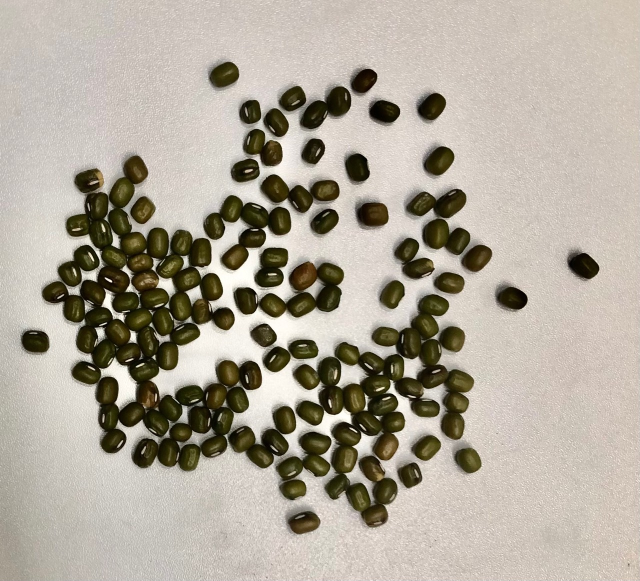
//> input picture HW1/Image/Source/1.png, 1280 x 1162 px (shown at 1/2 size)
$ ./hw2_source_code   (built with g++ and OpenCV 4)
//> lines starting //> are read from the running program, lines starting //| are printed output that depends on the picture; after the words box and inside, x2 and y2 are one past the last pixel; in counts of white or black regions, pixels touching at a corner belong together
#include<opencv2/opencv.hpp>
#include <ppl.h>
#include<time.h>

using namespace std;
using namespace cv;

class LabelImage {
private:
	const string BINARY_FOLDER = "../Image/Binary/", LABELED_FOLDER = "../Image/Labeled/";
	const int MARK_BLACK = -1, MARK_WHITE = 0, EXPAND_MARK = 1;
	Mat _image, _grayImage, _binaryImage, _labelImage;
	int _component;
	string _name;
	vector<int> _labelVector;
	set<int> _labelSet;
	map<int, vector<uchar>> _labelColorMap;
	void (LabelImage::*_labelPixelFunc)(const int&, const int&, int&) = nullptr;

public:
	// 類別初始化
	LabelImage(Mat image, string name) {
		_name = name;
		_image = image;
		_component = 0;
		Initialize();
	}

	// 類別初始化
	void Initialize() {
		int height = _image.rows, width = _image.cols;
		_grayImage = Mat(height, width, CV_8UC1);
		_binaryImage = Mat(height, width, CV_8UC1);
		_labelVector = vector<int>(static_cast<int>(_image.total()));
		_labelImage = Mat(height, width, CV_8UC3);
	}

	// 初始化 labeling 會用到的資料
	void InitLabelingData() {
		uchar* binaryPtr;
		for (int row = 0; row < _binaryImage.rows; ++row) {
			binaryPtr = _binaryImage.ptr<uchar>(row);
			for (int col = 0; col < _binaryImage.cols; ++col) {
				_labelVector.at(LabelVectorIndex(row, col)) = (*binaryPtr++ == 0) ? MARK_BLACK : MARK_WHITE;
			}
		}
		_labelSet.clear();
		_labelImage = Mat(_image.rows, _image.cols, CV_8UC3);
	}

	// 設定灰階化圖像
	void SetGrayScaleImage() {
		const uchar* imagePtr;
		uchar* gray;
		for (int row = 0; row < _image.rows; ++row) {
			imagePtr = _image.ptr<uchar>(row);
			gray = _grayImage.ptr<uchar>(row);
			for (int col = 0; col < _image.cols; ++col) {
				uchar blue = *imagePtr++, green = *imagePtr++, red = *imagePtr++;
				*gray++ = (0.3 * red) + (0.59 * green) + (0.11 * blue);
			}
		}
		//imshow(_name + " gray", _grayImage);
	}

	// 依門檻值設定二值化影像
	void GetBinaryImage(const int& threshold) {
		SetGrayScaleImage();
		const uchar* imagePtr;
		uchar* binary;
		for (int row = 0; row < _grayImage.rows; ++row) {
			imagePtr = _grayImage.ptr<uchar>(row);
			binary = _binaryImage.ptr<uchar>(row);
			for (int col = 0; col < _grayImage.cols; ++col) {
				*binary++ = (*imagePtr++ >= threshold) ? 255 : 0;
			}
		}
		//imshow(_name + "original binary", _binaryImage);
	}

	// 用3x3卷積判斷是否修改鄰近的像素點
	void ConvolutionReconstruct(int row, int col, int value) {
		int labelMark = (value == 0) ? MARK_BLACK : MARK_WHITE;
		for (int neighborRow = -1; neighborRow <= 1; ++neighborRow) {
			for (int neighborCol = -1; neighborCol <= 1; ++neighborCol) {
				int nRow = row + neighborRow, nCol = col + neighborCol;
				if (nRow >= 0 && nRow < _binaryImage.rows && nCol >= 0 && nCol < _binaryImage.cols) {
					if (_labelVector.at(LabelVectorIndex(nRow, nCol)) != labelMark) {
						_binaryImage.at<uchar>(nRow, nCol) = value;
						_labelVector.at(LabelVectorIndex(nRow, nCol)) == EXPAND_MARK;
					}
				}
			}
		}
	}

	// 對二值化圖像膨脹 iteration 次
	void DilationBinaryImage(int iteration) {
		uchar* binaryPtr;
		for (int repeat = 0; repeat < iteration; ++repeat) {
			InitLabelingData();
			for (int row = 0; row < _binaryImage.rows; ++row) {
				binaryPtr = _binaryImage.ptr<uchar>(row);
				for (int col = 0; col < _binaryImage.cols; ++col) {
					if (_labelVector.at(LabelVectorIndex(row, col)) == MARK_BLACK) {
						ConvolutionReconstruct(row, col, 0);
					}
				}
			}
		}
	}

	// 對二值化圖像侵蝕 iteration 次
	void ErosionBinaryImage(int iteration) {
		uchar* binaryPtr;
		for (int repeat = 0; repeat < iteration; ++repeat) {
			InitLabelingData();
			for (int row = 0; row < _binaryImage.rows; ++row) {
				binaryPtr = _binaryImage.ptr<uchar>(row);
				for (int col = 0; col < _binaryImage.cols; ++col) {
					if (_labelVector.at(LabelVectorIndex(row, col)) == MARK_WHITE) {
						ConvolutionReconstruct(row, col, 255);
					}
				}
			}
		}
	}

	// 二值化填洞與去雜訊處理的四種方法
	void ReconstructBinaryImage(const string& restructMode, const int& restructArg1, const int& restructArg2) {
		if (restructMode == "opening") {
			ErosionBinaryImage(restructArg1);
			DilationBinaryImage(restructArg2);
		}
		else if (restructMode == "closing") {
			DilationBinaryImage(restructArg1);
			ErosionBinaryImage(restructArg2);
		}
		else if (restructMode == "dilation") {
			DilationBinaryImage(restructArg1);
		}
		else if (restructMode == "erosion") {
			ErosionBinaryImage(restructArg1);
		}
		imshow(_name + " binary", _binaryImage);
		imwrite(BINARY_FOLDER + _name, _binaryImage);
	}

	// 依 neighborRule 輸出 label 圖像、數量
	void LabelingByNeighbor(int neighborRule) {
		if (neighborRule == 4) _labelPixelFunc = &LabelImage::LabelPixelBy4Neighbor;
		else if (neighborRule == 8) _labelPixelFunc = &LabelImage::LabelPixelBy8Neighbor;
		else {
			cout << "Only support 4 or 8 neighbor." << endl;
			return;
		}
		InitLabelingData();
		int labelNumber = 1;
		for (int row = 0; row < _labelImage.rows; ++row) {
			for (int col = 0; col < _labelImage.cols; ++col) {
				if (_labelVector.at(LabelVectorIndex(row, col)) != 0) {
					(this->*_labelPixelFunc)(row, col, labelNumber);
				}
			}
		}
		_component = _labelSet.size();
		DrawLabel();
		cout << _name << " with " << neighborRule << "-neighbor has " << _component << " objects" << endl;
		imshow(_name + " " + to_string(neighborRule) + "-neighbor labeled", _labelImage);
		imwrite(LABELED_FOLDER + to_string(neighborRule) + "-neighbor_" + _name, _labelImage);
	}

	// 依 4 連通規則設定label相關資料
	void LabelPixelBy4Neighbor(const int& row, const int& col, int& labelNumber) {
		int labelTop, labelLeft;
		labelTop = (row > 0) ? _labelVector.at(LabelVectorIndex(row - 1, col)) : 0;
		labelLeft = (col > 0) ? _labelVector.at(LabelVectorIndex(row, col - 1)) : 0;
		if (labelTop == 0 && labelLeft == 0) {
			_labelVector.at(LabelVectorIndex(row, col)) = labelNumber;
			_labelSet.insert(labelNumber);
			++labelNumber;
		}
		else if (labelTop == 0 && labelLeft > 0) _labelVector.at(LabelVectorIndex(row, col)) = labelLeft;
		else if (labelTop > 0 && labelLeft == 0) _labelVector.at(LabelVectorIndex(row, col)) = labelTop;
		else {
			_labelVector.at(LabelVectorIndex(row, col)) = labelLeft;
			if (labelTop != labelLeft) {
				for (int labelIndex = 0; labelIndex < _binaryImage.rows * _binaryImage.cols; ++labelIndex) {
					if (_labelVector.at(labelIndex) == labelTop) _labelVector.at(labelIndex) = labelLeft;
				}
				_labelSet.erase(labelTop);
			}
		}
	}

	// 依 8 連通規則設定label相關資料
	void LabelPixelBy8Neighbor(const int& row, const int& col, int& labelNumber) {
		vector<int> neighborLabelSet = GetNeighborLabelBy8(row, col);
		if (neighborLabelSet.size() == 0) {
			_labelVector.at(LabelVectorIndex(row, col)) = labelNumber;
			_labelSet.insert(labelNumber);
			labelNumber++;
		}
		else {
			_labelVector.at(LabelVectorIndex(row, col)) = neighborLabelSet.at(0);
			int mergeLabel = neighborLabelSet.at(0);
			for (int maskIndex = 1; maskIndex < neighborLabelSet.size(); ++maskIndex) {
				int combineLabel = neighborLabelSet.at(maskIndex);
				for (int labelIndex = 0; labelIndex < _binaryImage.rows * _binaryImage.cols; ++labelIndex) {
					if (_labelVector.at(labelIndex) == combineLabel) {
						_labelVector.at(labelIndex) = mergeLabel;
					}
				}
				_labelSet.erase(combineLabel);
			}
		}
	}

	// 依目前像素點回傳8連通判斷需要的資料 (左上、上、右上、左)
	vector<int> GetNeighborLabelBy8(const int& row, const int& col) {
		vector<pair<int, int>> masks = { {-1, -1}, {-1, 0}, {-1, 1}, {0, -1} };
		vector<int> neighborLabelSet;
		int conditionCode = -1;
		for (const pair<int, int>& mask : masks) {
			int nRow = row + mask.first, nCol = col + mask.second;
			int maskLabelNumber = 0;
			if (nRow >= 0 && nRow < _binaryImage.rows && nCol >= 0 && nCol < _binaryImage.cols - 1) {
				maskLabelNumber = _labelVector.at(LabelVectorIndex(nRow, nCol));
			}
			if (maskLabelNumber != 0 && !isInVector(neighborLabelSet, maskLabelNumber)) {
				neighborLabelSet.push_back(maskLabelNumber);
			}
		}
		return neighborLabelSet;
	}

	// 判斷 value 是否在 vector 中
	bool isInVector(const vector<int>& v, int value) {
		for (const int& e : v) {
			if (e == value) return true;
		}
		return false;
	}

	// 依照 _labelSet 做出 label-color map
	void SetColorLabelMap() {
		set<vector<uchar>> colorSet;
		int max = 255, min = 0;
		srand(time(0));
		for (int labelNumber : _labelSet) {
			bool isInColorSet = false;
			vector<uchar> bufferColor;
			do {
				bufferColor.clear();
				for (int color = 0; color < 3; ++color) {
					bufferColor.push_back(rand() % (max - min + 1) + min);
				}
				isInColorSet = colorSet.find(bufferColor) != colorSet.end();
			} while (isInColorSet);
			colorSet.insert(bufferColor);
			_labelColorMap[labelNumber] = bufferColor;
		}
	}

	// 依照 label-color map 將輸出圖著色
	void DrawLabel() {
		SetColorLabelMap();
		uchar* labelImagePtr;
		for (int row = 0; row < _labelImage.rows; ++row) {
			labelImagePtr = _labelImage.ptr<uchar>(row);
			for (int col = 0; col < _labelImage.cols; ++col) {
				int labelCode = _labelVector.at(LabelVectorIndex(row, col));
				vector<uchar> colorDecode = _labelColorMap[labelCode];
				for (int bgr = 0; bgr < 3; ++bgr) {
					*labelImagePtr++ = (labelCode != 0) ? colorDecode.at(bgr) : 0;
				}
			}
		}
	}

	// 一維至二維印射處理 _labelVector 所用
	int LabelVectorIndex(int i, int j) {
		return i * _image.cols + j;
	}
};

class ImageInfo {
public:
	string Name;
	string RestructMode;
	int BinaryThreshold;
	int RestructArg1;
	int RestructArg2;

	ImageInfo(string name, int binaryThreshold, string restructMode, int restructArg1 = 0, int restructArg2 = 0) {
		this->Name = name;
		this->BinaryThreshold = binaryThreshold;
		this->RestructMode = restructMode;
		this->RestructArg1 = restructArg1;
		this->RestructArg2 = restructArg2;
	}
};

int main() {
	cout << "[Main] Start to processing images, please wait..." << endl;

	// 設定各圖像處理參數
	vector<ImageInfo> imageInfoList{
		ImageInfo("1.png", 119, "opening", 5, 4),
		ImageInfo("2.png", 221, "dilation", 1),
		ImageInfo("3.png", 85, "closing", 4, 5),
		ImageInfo("4.png", 228, "orginal")
	};

	// 執行各圖像處理
	for (int i = 0; i < imageInfoList.size(); ++i) {
		ImageInfo imageInfo = imageInfoList.at(i);
		Mat image = imread("../Image/Source/" + imageInfo.Name);
//> image is the input picture: 1162 rows x 1280 cols, CV_8UC3; mean B, G, R 154, 167.2, 174.4
		LabelImage labelImage = LabelImage(image, imageInfo.Name);
//> imageInfo.Name = "1.png"
		labelImage.GetBinaryImage(imageInfo.BinaryThreshold);
//> after the loop in SetGrayScaleImage, `for (int row = 0; row < _image.rows; ++row)`:
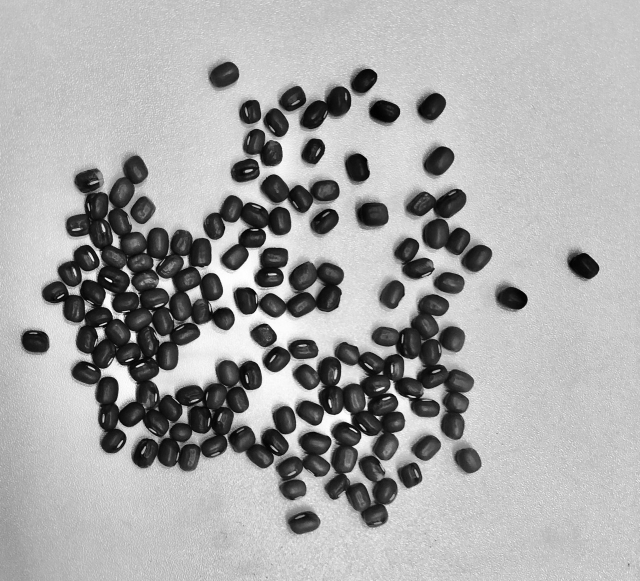
//> _grayImage: 1162 rows x 1280 cols, CV_8UC1 (shown at 1/2 size); min 0, max 254, mean 167.4
//> after the loop in GetBinaryImage, `for (int row = 0; row < _grayImage.rows; ++row)`:
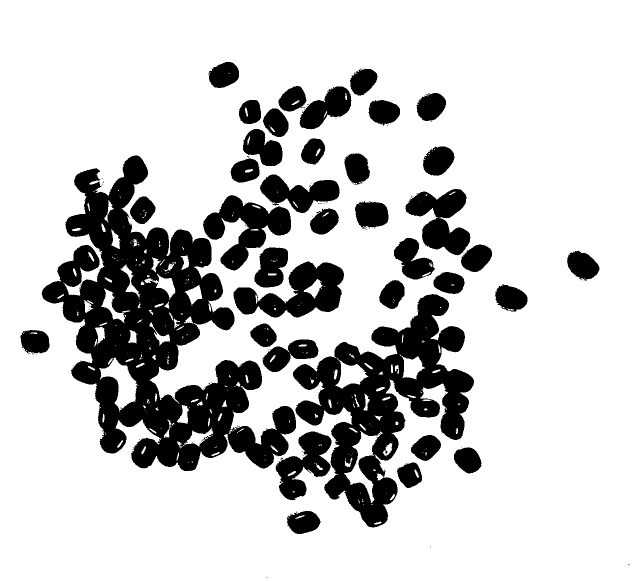
//> _binaryImage: 1162 rows x 1280 cols, CV_8UC1 (shown at 1/2 size); 78.8% white; 124 black regions (86 under 20 px), largest, box (x1, y1, x2, y2) and area: (83, 311, 592, 942) 127217, (586, 588, 948, 1055) 64447, (467, 523, 688, 635) 12974
//> imageInfo.BinaryThreshold = 119
		labelImage.ReconstructBinaryImage(imageInfo.RestructMode, imageInfo.RestructArg1, imageInfo.RestructArg2);
//> after the loop in ErosionBinaryImage, `for (int repeat = 0; repeat < iteration; ++repeat)`:
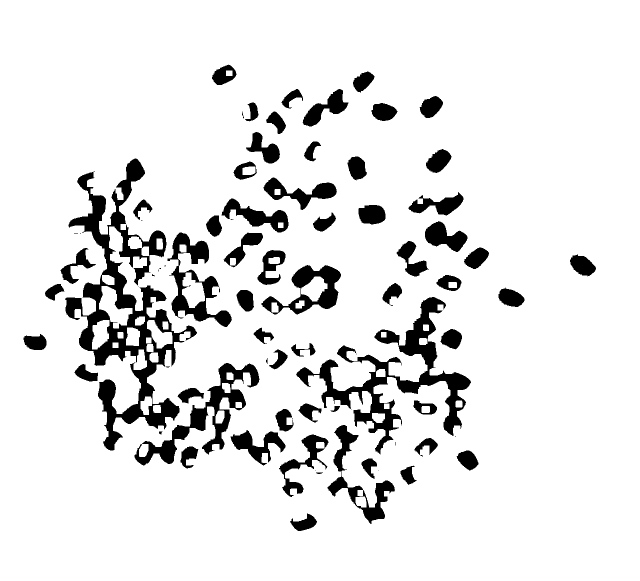
//> _binaryImage: 1162 rows x 1280 cols, CV_8UC1 (shown at 1/2 size); 89.6% white; 81 black regions (20 under 20 px), largest, box (x1, y1, x2, y2) and area: (130, 317, 394, 901) 36812, (592, 594, 942, 909) 21593, (268, 726, 519, 931) 10599
//> after the loop in DilationBinaryImage, `for (int repeat = 0; repeat < iteration; ++repeat)`:
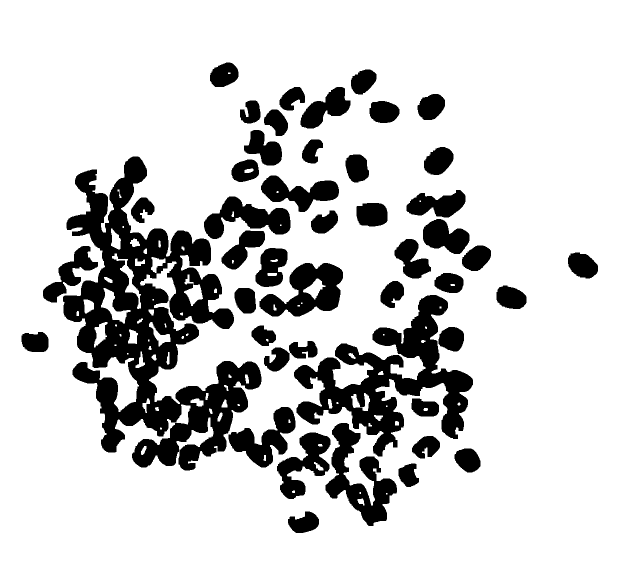
//> _binaryImage: 1162 rows x 1280 cols, CV_8UC1 (shown at 1/2 size); 81.7% white; 46 black regions, largest, box (x1, y1, x2, y2) and area: (126, 313, 523, 941) 99708, (588, 590, 946, 913) 39655, (651, 846, 794, 1052) 11639
//> imageInfo.RestructMode = "opening"; imageInfo.RestructArg1 = 5; imageInfo.RestructArg2 = 4
		labelImage.LabelingByNeighbor(4);
//> after the loop in DrawLabel, `for (int row = 0; row < _labelImage.rows; ++row)`:
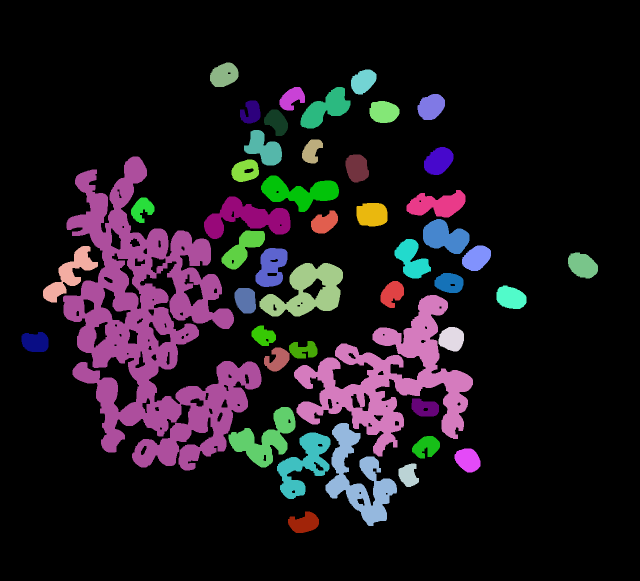
//> _labelImage: 1162 rows x 1280 cols, CV_8UC3 (shown at 1/2 size); mean B, G, R 28.2, 21.9, 27.9
		labelImage.LabelingByNeighbor(8);
//> after the loop in DrawLabel (call 2), `for (int row = 0; row < _labelImage.rows; ++row)`:
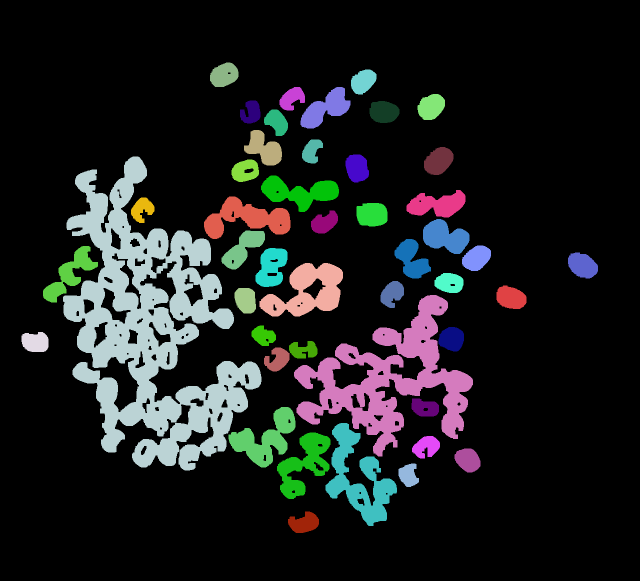
//> _labelImage: 1162 rows x 1280 cols, CV_8UC3 (shown at 1/2 size); mean B, G, R 31, 30.7, 28.6
	}
//> pass 2 of the loop `for (int i = 0; i < imageInfoList.size(); ++i)`:
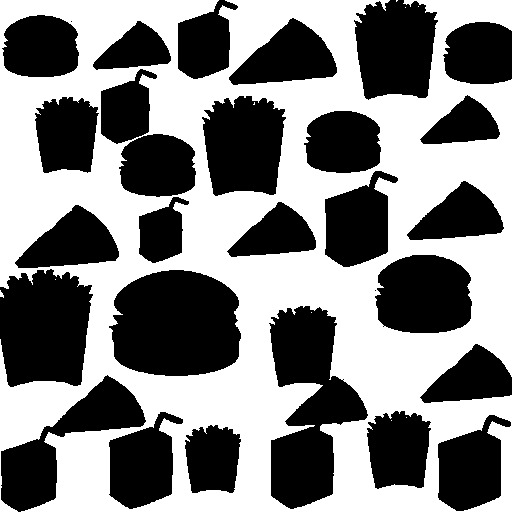
//> input picture Repo/HW3/Image/Binary/2.png, 512 x 512 px
//> image is the input picture: 512 rows x 512 cols, CV_8UC3; 51.1% white; 29 black regions (2 under 20 px), largest, box (x1, y1, x2, y2) and area: (109, 270, 241, 376) 11544, (269, 306, 368, 509) 11141, (0, 269, 93, 387) 9008
//> imageInfo.Name = "2.png"
//> imageInfo.BinaryThreshold = 221
//> after the loop in DilationBinaryImage (call 2), `for (int repeat = 0; repeat < iteration; ++repeat)`:
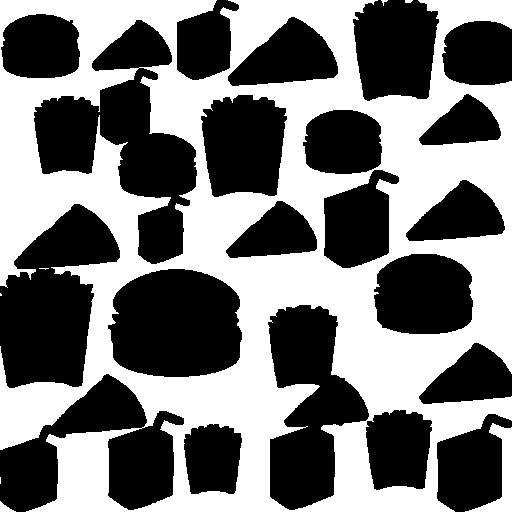
//> _binaryImage: 512 rows x 512 cols, CV_8UC1; 47.3% white; 8 white regions (4 under 20 px), largest, box (x1, y1, x2, y2) and area: (0, 0, 512, 512) 122515, (465, 423, 512, 512) 1232, (0, 501, 16, 512) 84, (405, 0, 413, 3) 21
//> imageInfo.RestructMode = "dilation"; imageInfo.RestructArg1 = 1; imageInfo.RestructArg2 = 0
//> after the loop in DrawLabel (call 4), `for (int row = 0; row < _labelImage.rows; ++row)`:
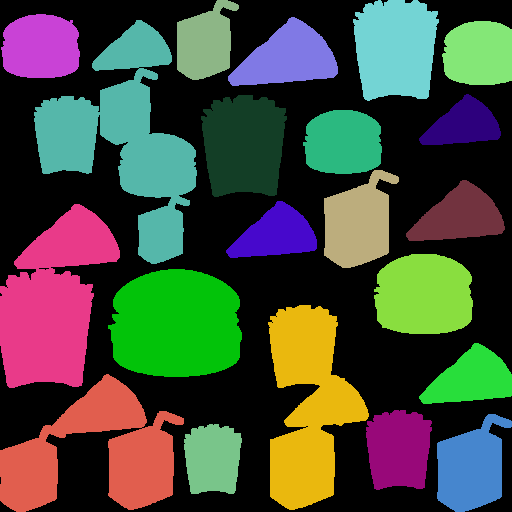
//> _labelImage: 512 rows x 512 cols, CV_8UC3; mean B, G, R 59.3, 73.7, 68.3
//> pass 3 of the loop `for (int i = 0; i < imageInfoList.size(); ++i)`:
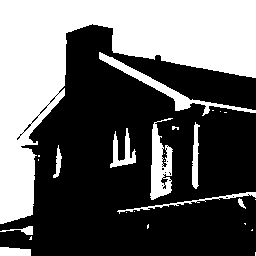
//> input picture Repo/HW3/Image/Binary/3.png, 256 x 256 px
//> image is the input picture: 256 rows x 256 cols, CV_8UC3; 38.9% white; 26 white regions (16 under 20 px), largest, box (x1, y1, x2, y2) and area: (0, 0, 256, 224) 21521, (99, 52, 256, 116) 1160, (150, 118, 173, 200) 1089
//> imageInfo.Name = "3.png"
//> imageInfo.BinaryThreshold = 85
//> after the loop in ErosionBinaryImage (call 2), `for (int repeat = 0; repeat < iteration; ++repeat)`:
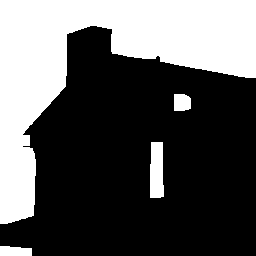
//> _binaryImage: 256 rows x 256 cols, CV_8UC1; 35% white; 4 white regions, box (x1, y1, x2, y2) and area: (0, 0, 256, 224) 21680, (150, 142, 164, 198) 716, (0, 246, 32, 256) 287, (174, 94, 191, 111) 268
//> imageInfo.RestructMode = "closing"; imageInfo.RestructArg1 = 4; imageInfo.RestructArg2 = 5
//> after the loop in DrawLabel (call 5), `for (int row = 0; row < _labelImage.rows; ++row)`:
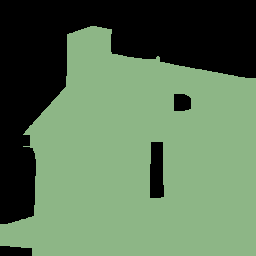
//> _labelImage: 256 rows x 256 cols, CV_8UC3; mean B, G, R 87.1, 118.3, 91.6
//> the loop made 4 passes; the first 3 are shown
	cout << "[Main] All image processing complete." << endl;
	cv::waitKey();
	cv::destroyAllWindows();
	return 0;
}
